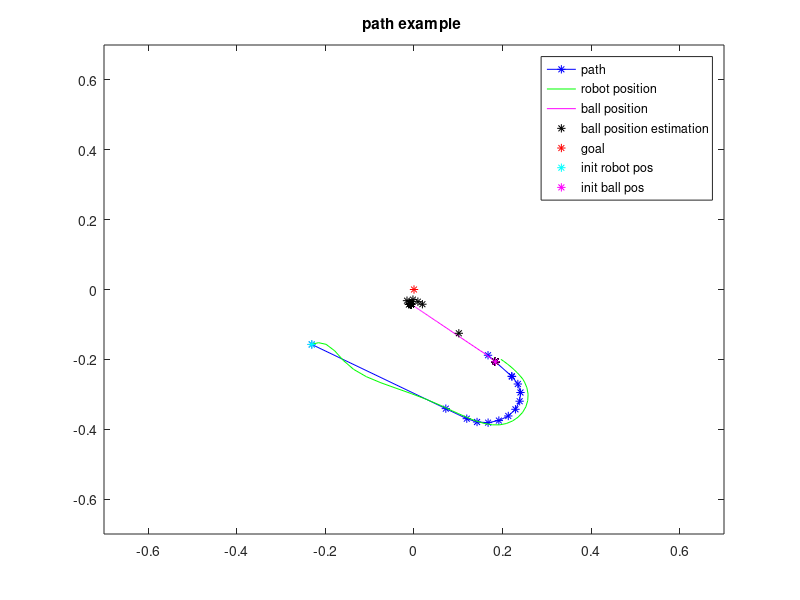

Recreate this plot in MATLAB.
% path example for soccer robot project on vrep 
% Romain Chiappinelli A0145192H
% 18.03.16

clc; clear all; close all;

goal=[0.0, 0.0]';
    
path=[ -0.15730347  -0.34110006  -0.36983788  -0.37932073  -0.38118151  -0.37523807  -0.3620722   -0.34297267  -0.31980908  -0.29484882  -0.2705352   -0.2492482   -0.24833651  -0.18823647;
   0.23088424  -0.07184241  -0.11917574  -0.14233934  -0.16729959  -0.19161321  -0.21290021  -0.22907688  -0.23855973  -0.2404205   -0.23447707  -0.2213112   -0.22051391  -0.16714723];
robotPos=[-0.15730399 -0.15604904 -0.15226425 -0.1569636  -0.17548062 -0.20289882 -0.22861405 -0.24959035 -0.26702458 -0.28267264 -0.29796028 -0.31413653 -0.33172917 -0.34752038 -0.35579637 -0.36649019 -0.3761912  -0.38339534 -0.38742638 -0.3875027  -0.38373387 -0.3763454  -0.36560953 -0.35185736 -0.33581677 -0.31813717 -0.29967889 -0.28117982 -0.26487786 -0.25617304 -0.2471083  -0.23824696 -0.22962591 -0.22132167 -0.21334243 -0.20571294 -0.20001462 -0.19978778 -0.19978788 -0.19978951 -0.19978978 -0.1997894  -0.19978829 -0.19978675 -0.1997858  -0.19978583 -0.19978538 -0.19978556 -0.19978605 -0.19978663 -0.19978651 -0.1997865  -0.19978628 -0.19978674 -0.1997868  -0.19978625 -0.1997861  -0.1997861  -0.19978638 -0.19978656 -0.19978705 -0.19978711 -0.1997873  -0.19978806 -0.19978812 -0.19978806 -0.19978929 -0.19978987 -0.19979057 -0.19979154 -0.19979128 -0.19979164 -0.19979124 -0.19979075 -0.19979097 -0.1997913  -0.19979152 -0.19979243 -0.19979148 -0.1997923  -0.19979271 -0.19979341 -0.19979207 -0.19979116 -0.19979146 -0.19979137 -0.19979131 -0.19979179 -0.19979247 -0.19979265 -0.19979319 -0.19979414 -0.19979368 -0.19979429 -0.1997945  -0.1997955  -0.1997948  -0.19979483 -0.19979498 -0.19979484 -0.19979523 -0.19979587 -0.19979677 -0.19979665 -0.19979709 -0.19979775 -0.19979773 -0.19979726 -0.19979799 -0.19979654 -0.19979571 -0.19979601 -0.19979647 -0.1997951  -0.19979523 -0.19979504 -0.19979557 -0.19979618 -0.19979703 -0.19979762 -0.19979766 -0.19979641 -0.19979654 -0.19979654 -0.19979733 -0.19979724 -0.19979717 -0.19979757 -0.19979826 -0.19979796 -0.19979875 -0.19979894 -0.19979826 -0.19979881 -0.19979852 -0.19979791 -0.19979788 -0.19979848 -0.19979796 -0.19979784 -0.19979808 -0.1997982  -0.19979802 -0.1997987  -0.19979814 -0.19979914 -0.19979887 -0.19979927 -0.19979943 -0.19979993 -0.19980064 -0.19980116 -0.19980122 -0.19980106 -0.19980142 -0.19980186 -0.19980258 -0.19980292 -0.19980347 -0.19980362 -0.19980414 -0.19980496 -0.19980446 -0.1998053  -0.19980434 -0.19980511 -0.19980602 -0.19980611 -0.19980665 -0.19980668 -0.19980691 -0.19980684 -0.19980766 -0.19980749 -0.19980685 -0.19980703 -0.19980797 -0.19980788 -0.19980791 -0.19980763 -0.19980694 -0.19980648 -0.199806   -0.199807   -0.1998069  -0.19980696 -0.1998066  -0.19980717 -0.1998072  -0.19980815 -0.19980821 -0.19980857 -0.19980814 -0.1998082  -0.19980784 -0.19980791 -0.19980764 -0.19980796 -0.19980834 -0.19980875;
  0.23088369  0.22836848  0.21551391  0.19853452  0.17911637  0.15975067  0.13638391  0.10763969  0.0747921   0.04043515  0.00624469 -0.02726218 -0.05991335 -0.08666867 -0.10106589 -0.12019961 -0.13911697 -0.15833056 -0.17686471 -0.19353792 -0.20851585 -0.22261003 -0.23494294 -0.24524632 -0.25261033 -0.2568019  -0.25758764 -0.25494307 -0.24956366 -0.24547832 -0.23955587 -0.23307887 -0.2261283  -0.21873359 -0.21097116 -0.20287964 -0.19636488 -0.1963647  -0.19636366 -0.19636182 -0.19636388 -0.19636533 -0.19636518 -0.19636527 -0.19636597 -0.19636548 -0.19636521 -0.19636399 -0.19636407 -0.19636387 -0.19636352 -0.19636244 -0.19636151 -0.19636142 -0.19636224 -0.19636175 -0.19636136 -0.19636092 -0.1963608  -0.19636022 -0.19635962 -0.19636007 -0.19635925 -0.19635901 -0.19635835 -0.19635814 -0.19635779 -0.19635747 -0.196357   -0.19635588 -0.19635543 -0.19635481 -0.19635454 -0.19635376 -0.19635336 -0.19635323 -0.19635226 -0.19635208 -0.19635271 -0.19635314 -0.19635285 -0.19635226 -0.19635248 -0.19635192 -0.19635168 -0.19635016 -0.19635104 -0.19635035 -0.19635004 -0.19634928 -0.19634911 -0.1963481  -0.1963478  -0.19634765 -0.19634613 -0.19634603 -0.19634601 -0.19634546 -0.19634473 -0.19634458 -0.1963439  -0.19634426 -0.19634345 -0.19634268 -0.19634232 -0.19634122 -0.19634101 -0.19634163 -0.19634186 -0.19634126 -0.19634153 -0.19634232 -0.19634138 -0.19634241 -0.1963422  -0.19634144 -0.19634113 -0.19633976 -0.19633898 -0.1963385  -0.1963384  -0.19633767 -0.19633767 -0.19633734 -0.19633724 -0.19633651 -0.19633675 -0.19633614 -0.19633606 -0.19633567 -0.19633648 -0.19633578 -0.19633546 -0.1963347  -0.19633406 -0.19633408 -0.19633344 -0.19633316 -0.19633278 -0.19633208 -0.19633266 -0.19633153 -0.1963314  -0.19633113 -0.1963298  -0.19632979 -0.19632904 -0.19632891 -0.19632825 -0.19632737 -0.1963273  -0.19632652 -0.19632664 -0.19632585 -0.19632603 -0.19632526 -0.19632491 -0.19632389 -0.19632432 -0.19632334 -0.19632192 -0.19632202 -0.1963204  -0.19632076 -0.19632092 -0.19632041 -0.19632004 -0.19631962 -0.19631922 -0.19631912 -0.19631898 -0.19631875 -0.19631764 -0.19631758 -0.19631734 -0.19631734 -0.19631627 -0.19631651 -0.1963163  -0.19631635 -0.19631611 -0.19631587 -0.1963149  -0.19631504 -0.19631408 -0.19631341 -0.19631442 -0.19631381 -0.19631407 -0.19631366 -0.19631353 -0.19631314 -0.19631384 -0.19631353 -0.1963127  -0.19631258 -0.1963124  -0.19631147 -0.19631135 -0.19631104];
ballPos=[ -2.06930280e-01  -2.06930280e-01  -2.06930280e-01  -2.06930280e-01  -2.06930280e-01  -2.06930280e-01  -2.06930280e-01  -2.06930280e-01  -2.06930280e-01  -2.06930280e-01  -2.06930280e-01  -2.06930280e-01  -2.06930280e-01  -2.06930280e-01  -2.06930280e-01  -2.06930280e-01  -2.06930280e-01  -2.06930280e-01  -2.06930280e-01  -2.06930280e-01  -2.06930280e-01  -2.06930280e-01  -2.06930280e-01  -2.06930280e-01  -2.06930280e-01  -2.06930280e-01  -2.06930280e-01  -2.06930280e-01  -2.06930280e-01  -2.06930280e-01  -2.06930280e-01  -2.03218058e-01  -1.95869476e-01  -1.88626140e-01  -1.81383342e-01  -1.74919620e-01  -1.68780416e-01  -1.62923798e-01  -1.57336801e-01  -1.52007118e-01  -1.46923050e-01  -1.42072961e-01  -1.37446210e-01  -1.33032590e-01  -1.28821954e-01  -1.24805093e-01  -1.20973229e-01  -1.17317572e-01  -1.13830127e-01  -1.10503174e-01  -1.07329287e-01  -1.04301438e-01  -1.01412967e-01  -9.86573845e-02  -9.60285887e-02  -9.35207903e-02  -9.11284387e-02  -8.88462439e-02  -8.66691172e-02  -8.45922679e-02  -8.26110989e-02  -8.07211846e-02  -7.89182708e-02  -7.71983936e-02  -7.55576938e-02  -7.39925057e-02  -7.24994093e-02  -7.10749775e-02  -6.97160661e-02  -6.84196874e-02  -6.71829656e-02  -6.60031289e-02  -6.48775697e-02  -6.38038367e-02  -6.27795383e-02  -6.18023761e-02  -6.08702004e-02  -5.99809960e-02  -5.91329560e-02  -5.83239570e-02  -5.75521477e-02  -5.68158738e-02  -5.61134890e-02  -5.54434173e-02  -5.48041873e-02  -5.41943535e-02  -5.36127016e-02  -5.30578606e-02  -5.25285304e-02  -5.20235598e-02  -5.15418053e-02  -5.10822311e-02  -5.06438017e-02  -5.02256081e-02  -4.98267300e-02  -4.94461991e-02  -4.90831845e-02  -4.87368852e-02  -4.84065004e-02  -4.80914339e-02  -4.77908440e-02  -4.75040637e-02  -4.72304970e-02  -4.69695777e-02  -4.67206724e-02  -4.64832261e-02  -4.62566800e-02  -4.60406207e-02  -4.58344370e-02  -4.56377193e-02  -4.54501100e-02  -4.52711210e-02  -4.51003574e-02  -4.49374989e-02  -4.47821505e-02  -4.46339548e-02  -4.44925800e-02  -4.43576910e-02  -4.42290381e-02  -4.41063121e-02  -4.39892821e-02  -4.38775606e-02  -4.37710956e-02  -4.36693802e-02  -4.35724780e-02  -4.34800349e-02  -4.33918014e-02  -4.33076583e-02  -4.32274342e-02  -4.31509130e-02  -4.30779159e-02  -4.30082865e-02  -4.29418460e-02  -4.28784415e-02  -4.28179540e-02  -4.27602753e-02  -4.27052937e-02  -4.26529199e-02  -4.26027551e-02  -4.25549597e-02  -4.25095484e-02  -4.24660221e-02  -4.24245521e-02  -4.23851311e-02  -4.23472635e-02  -4.23114784e-02  -4.22769636e-02  -4.22444418e-02  -4.22130488e-02  -4.21833917e-02  -4.21549641e-02  -4.21278141e-02  -4.21023108e-02  -4.20773812e-02  -4.20539640e-02  -4.20318693e-02  -4.20102552e-02  -4.19899449e-02  -4.19708490e-02  -4.19522487e-02  -4.19344939e-02  -4.19178084e-02  -4.19021212e-02  -4.18867730e-02  -4.18720320e-02  -4.18581851e-02  -4.18451652e-02  -4.18329202e-02  -4.18208838e-02  -4.18091491e-02  -4.17981222e-02  -4.17877398e-02  -4.17779908e-02  -4.17688228e-02  -4.17601988e-02  -4.17514667e-02  -4.17429060e-02  -4.17348407e-02  -4.17272709e-02  -4.17201407e-02  -4.17134315e-02  -4.17071134e-02  -4.17011715e-02  -4.16955873e-02  -4.16903384e-02  -4.16854024e-02  -4.16800566e-02  -4.16747890e-02  -4.16698530e-02  -4.16652448e-02  -4.16609049e-02  -4.16568294e-02  -4.16529775e-02  -4.16493416e-02  -4.16459180e-02  -4.16426994e-02  -4.16396782e-02  -4.16368656e-02  -4.16342355e-02  -4.16317657e-02
  -1.83746710e-01  -1.83746710e-01  -1.83746710e-01  -1.83746710e-01  -1.83746710e-01  -1.83746710e-01  -1.83746710e-01  -1.83746666e-01  -1.83746666e-01  -1.83746710e-01  -1.83746710e-01  -1.83746710e-01  -1.83746710e-01  -1.83746710e-01  -1.83746710e-01  -1.83746710e-01  -1.83746666e-01  -1.83746666e-01  -1.83746710e-01  -1.83746710e-01  -1.83746710e-01  -1.83746710e-01  -1.83746710e-01  -1.83746710e-01  -1.83746710e-01  -1.83746666e-01  -1.83746666e-01  -1.83746725e-01  -1.83746725e-01  -1.83746725e-01  -1.83746725e-01  -1.79993331e-01  -1.72688365e-01  -1.65150538e-01  -1.57504439e-01  -1.49316996e-01  -1.42109796e-01  -1.35234565e-01  -1.28675953e-01  -1.22419313e-01  -1.16450928e-01  -1.10756978e-01  -1.05325021e-01  -1.00143239e-01  -9.51996744e-02  -9.04835910e-02  -8.59847292e-02  -8.16927329e-02  -7.75982141e-02  -7.36921206e-02  -6.99657649e-02  -6.64109215e-02  -6.30197376e-02  -5.97846583e-02  -5.66985384e-02  -5.37545308e-02  -5.09461053e-02  -4.82669771e-02  -4.57111970e-02  -4.32730950e-02  -4.09472287e-02  -3.87284234e-02  -3.66117172e-02  -3.45924199e-02  -3.26660387e-02  -3.08282971e-02  -2.90751997e-02  -2.74027139e-02  -2.58071683e-02  -2.42850613e-02  -2.28330381e-02  -2.14478485e-02  -2.01264061e-02  -1.88657660e-02  -1.76631212e-02  -1.65158156e-02  -1.54213188e-02  -1.43771870e-02  -1.33810965e-02  -1.24308411e-02  -1.15243057e-02  -1.06594991e-02  -9.83451121e-03  -9.04751103e-03  -8.29672441e-03  -7.58048519e-03  -6.89721247e-03  -6.24540541e-03  -5.62360836e-03  -5.03043644e-03  -4.46456205e-03  -3.92470742e-03  -3.40971281e-03  -2.91843596e-03  -2.44977488e-03  -2.00267765e-03  -1.57616625e-03  -1.16928911e-03  -7.81127601e-04  -4.10841632e-04  -5.76146049e-05   2.79342494e-04   6.00773492e-04   9.07413487e-04   1.19993777e-03   1.47898868e-03   1.74518698e-03   1.99913583e-03   2.24138470e-03   2.47249240e-03   2.69298651e-03   2.90334364e-03   3.10402038e-03   3.29546258e-03   3.47807002e-03   3.65227647e-03   3.81847285e-03   3.97703424e-03   4.12830617e-03   4.27262159e-03   4.41029808e-03   4.54163644e-03   4.66694357e-03   4.78646439e-03   4.90049412e-03   5.00927214e-03   5.11303591e-03   5.21203317e-03   5.30647952e-03   5.39657986e-03   5.48253674e-03   5.56452852e-03   5.64274378e-03   5.71736414e-03   5.78856701e-03   5.85651677e-03   5.92133449e-03   5.98316034e-03   6.04215730e-03   6.09845156e-03   6.15215860e-03   6.20339718e-03   6.25228276e-03   6.29891595e-03   6.34339172e-03   6.38581952e-03   6.42631948e-03   6.46494981e-03   6.50178920e-03   6.53693546e-03   6.57048309e-03   6.60248706e-03   6.63303817e-03   6.66220207e-03   6.69001788e-03   6.71655219e-03   6.74189255e-03   6.76606456e-03   6.78912643e-03   6.81111822e-03   6.83211070e-03   6.85214391e-03   6.87125698e-03   6.88947365e-03   6.90684980e-03   6.92342827e-03   6.93923142e-03   6.95428392e-03   6.96863234e-03   6.98231393e-03   6.99536270e-03   7.00781494e-03   7.01969722e-03   7.03102071e-03   7.04182032e-03   7.05210865e-03   7.06192339e-03   7.07130786e-03   7.08027091e-03   7.08881114e-03   7.09694531e-03   7.10471207e-03   7.11210584e-03   7.11917644e-03   7.12592294e-03   7.13235606e-03   7.13850185e-03   7.14436453e-03   7.14997202e-03   7.15531316e-03   7.16040516e-03   7.16526806e-03   7.16990093e-03   7.17431912e-03   7.17853289e-03   7.18256831e-03   7.18643051e-03   7.19012320e-03   7.19364081e-03   7.19698891e-03];
goalEstim=[-0.20693028 -0.20693028 -0.20693028 -0.20693028 -0.20693028 -0.20693028 -0.20693028 -0.20693028 -0.20693028 -0.20693028 -0.20693028 -0.20693028 -0.20693028 -0.20693028 -0.20693028 -0.20693028 -0.20693028 -0.20693028 -0.20693028 -0.20693028 -0.20693028 -0.20693028 -0.20693028 -0.20693028 -0.20693028 -0.20693028 -0.20693028 -0.20693028 -0.20693028 -0.20693028 -0.20693028 -0.12532486 -0.04211668 -0.03486716 -0.02883908 -0.03195431 -0.04298624 -0.04003612 -0.04010594 -0.04017441 -0.04024413 -0.04030272 -0.04036245 -0.04042178 -0.04047008 -0.04051955 -0.04056972 -0.0406112  -0.04065332 -0.04069402 -0.04073205 -0.04076866 -0.04080458 -0.04083773 -0.04086941 -0.04090024 -0.04093024 -0.04095908 -0.04098671 -0.04101373 -0.04103996 -0.04106492 -0.04108768 -0.04110995 -0.04113081 -0.04115021 -0.0411699  -0.04118621 -0.04120221 -0.04121799 -0.04123316 -0.04124697 -0.04126019 -0.04127357 -0.04128655 -0.04129865 -0.04131039 -0.04132243 -0.04133705 -0.04134869 -0.04135754 -0.04136666 -0.04137549 -0.04138355 -0.04139123 -0.04139838 -0.04140725 -0.04141553 -0.04142186 -0.04142787 -0.04143334 -0.04143885 -0.04144439 -0.04145042 -0.04145671 -0.04146159 -0.04146611 -0.0414705  -0.04147416 -0.04147978 -0.04148383 -0.0414868  -0.04149028 -0.04149437 -0.0414979  -0.04150095 -0.04150331 -0.04150668 -0.04150859 -0.04151011 -0.04151306 -0.04151544 -0.04151731 -0.04151996 -0.04152253 -0.04152434 -0.04152608 -0.04152738 -0.04152931 -0.0415311  -0.04153334 -0.04153381 -0.04153636 -0.04153614 -0.04153831 -0.04154033 -0.04154073 -0.04154186 -0.04154378 -0.04154521 -0.04154619 -0.04154726 -0.04154784 -0.04154814 -0.04154867 -0.04154973 -0.04155138 -0.04155353 -0.04155132 -0.04155163 -0.04155552 -0.04155398 -0.04155403 -0.0415571  -0.04155438 -0.04155849 -0.04155497 -0.04155954 -0.04155671 -0.04155927 -0.04155922 -0.04155832 -0.04156458 -0.04155795 -0.04156036 -0.04156672 -0.04155996 -0.04156186 -0.04156838 -0.04156443 -0.04156195 -0.04156608 -0.04157148 -0.04156725 -0.04156336 -0.04156627 -0.04157083 -0.04157498 -0.04157066 -0.04156454 -0.04156572 -0.041569   -0.04157242 -0.04157566 -0.04157846 -0.04157157 -0.0415647  -0.04156487 -0.04156761 -0.04157001 -0.04157213 -0.04157398 -0.04170117 -0.04169559 -0.04169034 -0.0416854  -0.04168006 -0.04167479 -0.04166985 -0.04166524 -0.0416609  -0.04165683 -0.04165298 -0.04164934 -0.04164592 -0.0416427  -0.04163968 -0.04163687 -0.04163424 -0.04163177;
 -0.18374671 -0.18374671 -0.18374671 -0.18374671 -0.18374671 -0.18374671 -0.18374671 -0.18374667 -0.18374667 -0.18374671 -0.18374671 -0.18374671 -0.18374671 -0.18374671 -0.18374671 -0.18374671 -0.18374667 -0.18374667 -0.18374671 -0.18374671 -0.18374671 -0.18374671 -0.18374671 -0.18374671 -0.18374671 -0.18374667 -0.18374667 -0.18374673 -0.18374673 -0.18374673 -0.18374673 -0.10123623 -0.01896954 -0.00874801  0.00238782  0.01583412  0.01154948  0.00902877  0.00894324  0.00886276  0.00878275  0.00871753  0.0086523   0.00858538  0.00853024  0.00847343  0.00841455  0.00836576  0.00831661  0.00826904  0.00822413  0.00818026  0.00813725  0.0080971   0.00805772  0.00801959  0.00798306  0.00794883  0.00791652  0.00788518  0.00785581  0.00782823  0.00780274  0.00777794  0.00775483  0.00773277  0.00770987  0.00769085  0.00767206  0.00765324  0.0076348   0.00761766  0.0076014   0.00758593  0.00757166  0.00755797  0.00754435  0.00753133  0.00751844  0.00750818  0.00749761  0.00748661  0.00747619  0.00746619  0.00745691  0.00744839  0.00743924  0.00743127  0.00742368  0.00741608  0.00740925  0.00740286  0.00739647  0.00738974  0.00738376  0.00737875  0.00737331  0.00736815  0.00736371  0.00735828  0.00735432  0.00734987  0.00734533  0.0073413   0.00733793  0.00733432  0.00733099  0.00732739  0.00732489  0.00732189  0.0073192   0.00731727  0.00731486  0.00731223  0.00730973  0.0073076   0.00730572  0.00730416  0.00730225  0.00730072  0.00729888  0.00729792  0.00729558  0.00729524  0.00729243  0.00729177  0.00729058  0.00728909  0.00728797  0.00728709  0.00728613  0.00728495  0.00728402  0.00728321  0.00728254  0.00728206  0.00728119  0.00728008  0.00728108  0.00727929  0.00727809  0.0072796   0.00727774  0.00727668  0.00727805  0.00727428  0.00727801  0.00727341  0.00727679  0.00727285  0.00727504  0.00727418  0.00727189  0.00727723  0.00727176  0.00727203  0.00727631  0.00727163  0.00727154  0.00727463  0.00727259  0.00727113  0.00727108  0.0072738   0.00727199  0.00727014  0.00726988  0.0072693   0.00727162  0.00727075  0.00726829  0.00726836  0.00726819  0.00726797  0.0072678   0.00727069  0.00726908  0.00726758  0.00726763  0.00726757  0.00726719  0.00726722  0.00711211  0.00711918  0.00712592  0.00713236  0.0071385   0.00714436  0.00714997  0.00715531  0.00716041  0.00716527  0.0071699   0.00717432  0.00717853  0.00718257  0.00718643  0.00719012  0.00719364  0.00719699];
         

% path=[ -1.42203510e-01  -3.00842573e-01  -3.32415782e-01  -3.44491452e-01  -3.49201257e-01  -3.46084170e-01  -3.35445311e-01  -3.18326087e-01  -2.96402246e-01  -2.71819848e-01  -2.46985187e-01  -2.40332972e-01  -1.69039462e-01;
%     2.75346726e-01   7.11692508e-02   3.05327402e-02   8.60889970e-03  -1.59734990e-02  -4.08081593e-02  -6.34640918e-02  -8.17235759e-02  -9.37992460e-02  -9.85090515e-02  -9.53919637e-02  -9.31442913e-02  -6.55135282e-02];
% robotPos=[-0.14220463 -0.14054081 -0.13730986 -0.13972008 -0.15279654 -0.18005702 -0.20959321 -0.2347987  -0.25609902 -0.27434975 -0.2909134  -0.30455011 -0.30828369 -0.31641394 -0.32619601 -0.3377226  -0.34807724 -0.35395071 -0.35499352 -0.35258314 -0.34638274 -0.33636504 -0.32311466 -0.30748641 -0.29013082 -0.27183062 -0.25516078 -0.24738593 -0.23955114 -0.23173153 -0.22395845 -0.21627486 -0.20868111 -0.20123264 -0.19549091 -0.19527242 -0.19527724 -0.19527873 -0.19528022 -0.19528197 -0.19528252 -0.1952844  -0.19528766 -0.19528601 -0.19528343 -0.19528306 -0.19528128 -0.19527842 -0.195279   -0.19528064 -0.19528088 -0.1952818  -0.19528048 -0.19527891 -0.19528009 -0.19528086 -0.19528171 -0.19528237 -0.1952821  -0.1952818  -0.1952832  -0.19528209 -0.19528246 -0.19528309 -0.19528371 -0.19528306 -0.19528404 -0.19528487 -0.19528559 -0.19528362 -0.19528411 -0.19528492 -0.19528438 -0.19528368 -0.1952839  -0.19528361 -0.19528344 -0.19528279 -0.19528188 -0.19528218 -0.19528225 -0.1952827  -0.19528197 -0.1952837  -0.19528408 -0.1952838  -0.19528428 -0.19528511 -0.19528547 -0.19528505 -0.19528639 -0.19528601 -0.19528535 -0.19528635 -0.19528571 -0.19528632 -0.19528715 -0.19528623 -0.19528754 -0.19528861 -0.19528946 -0.19529021 -0.19529037 -0.19529109 -0.19529125 -0.19529079 -0.19529051 -0.19528998 -0.19529083 -0.19528896 -0.19528878 -0.19528824 -0.19528833 -0.19528909 -0.19528915 -0.19528747 -0.19528738 -0.19528751 -0.19528912 -0.19529009 -0.19528984 -0.19528915 -0.19528809 -0.19528802 -0.19528785 -0.1952877  -0.19528779 -0.19528881 -0.19528921 -0.19528796 -0.19528706 -0.1952879  -0.19528782 -0.19528766 -0.19528596 -0.19528601 -0.19528612 -0.19528595 -0.19528677 -0.19528703 -0.19528854 -0.19528866 -0.19528976 -0.19529054 -0.19529106 -0.19529191 -0.19529241 -0.19529179 -0.19529334 -0.1952927  -0.1952927  -0.19529386 -0.19529405 -0.19529453 -0.1952948  -0.19529608 -0.19529724 -0.19529796 -0.19529784 -0.19529799 -0.19529878 -0.19529863 -0.19529977 -0.19529971 -0.19530094 -0.19530147 -0.19530138 -0.19530116 -0.19530091 -0.19530043 -0.19530115 -0.19530202 -0.19530222 -0.1953028  -0.19530328 -0.19530271 -0.19530272 -0.19530338 -0.19530234 -0.19530311 -0.19530348 -0.1953043  -0.19530419 -0.19530413 -0.19530459 -0.19530573 -0.19530556 -0.19530678 -0.19530746 -0.19530694 -0.19530652 -0.19530585 -0.19530645 -0.19530615 -0.19530571 -0.19530627 -0.1953055  -0.19530636 -0.19530636 -0.19530675 -0.19530734;
%     0.27534908  0.27295759  0.26590726  0.25488937  0.24123783  0.22587208  0.20787887  0.18423441  0.15507464  0.12256755  0.08869112  0.05925278  0.04976269  0.02993972  0.01211728 -0.00530982 -0.02210704 -0.03728503 -0.05053998 -0.06411978 -0.0773159  -0.09003051 -0.10091303 -0.10906525 -0.11410238 -0.11576102 -0.11409305 -0.11207928 -0.109414   -0.10648306 -0.10333776 -0.09997819 -0.09639937 -0.09262525 -0.08969533 -0.08949868 -0.08949713 -0.08949748 -0.08949644 -0.08949492 -0.08949287 -0.08949246 -0.08949147 -0.08949182 -0.08949074 -0.08949072 -0.08948959 -0.08949059 -0.0894896  -0.08948977 -0.08948938 -0.08949008 -0.08948957 -0.08949082 -0.08948999 -0.08948942 -0.08948959 -0.08948934 -0.08948883 -0.0894895  -0.08948928 -0.08948956 -0.08948942 -0.08948903 -0.08948901 -0.08948906 -0.08948811 -0.08948804 -0.0894881  -0.08948743 -0.08948762 -0.08948795 -0.08948775 -0.08948724 -0.08948655 -0.08948629 -0.08948594 -0.08948453 -0.08948509 -0.08948259 -0.08948335 -0.08948334 -0.08948116 -0.089479   -0.08947937 -0.08947751 -0.08947644 -0.08947536 -0.08947261 -0.08947062 -0.08946924 -0.08946712 -0.08946647 -0.0894659  -0.08946271 -0.08946111 -0.08945818 -0.08945739 -0.08945655 -0.08945541 -0.08945311 -0.08945158 -0.08945022 -0.08944781 -0.08944712 -0.08944577 -0.08944427 -0.08944239 -0.08944134 -0.08943991 -0.08943902 -0.08943734 -0.08943538 -0.08943436 -0.08943279 -0.08943208 -0.08943036 -0.08942956 -0.08942787 -0.08942693 -0.08942587 -0.0894236  -0.08942305 -0.08942135 -0.08942005 -0.08941964 -0.08941766 -0.08941645 -0.08941554 -0.08941584 -0.0894137  -0.08941258 -0.0894119  -0.08940992 -0.08940943 -0.08940755 -0.08940579 -0.08940499 -0.08940354 -0.08940022 -0.08939913 -0.08939837 -0.08939619 -0.08939483 -0.08939388 -0.08939259 -0.08939166 -0.0893903  -0.0893888  -0.08938791 -0.08938633 -0.08938468 -0.08938418 -0.08938174 -0.08938016 -0.08937885 -0.08937694 -0.08937518 -0.08937417 -0.08937294 -0.08937186 -0.08937013 -0.08936901 -0.08936772 -0.08936635 -0.08936436 -0.08936302 -0.08936103 -0.08935881 -0.089357   -0.08935577 -0.08935618 -0.08935523 -0.0893534  -0.08935214 -0.08935099 -0.08934841 -0.08934727 -0.08934592 -0.08934443 -0.0893432  -0.08934156 -0.0893404  -0.08933841 -0.08933613 -0.08933537 -0.08933248 -0.08933142 -0.08932941 -0.08932911 -0.08932701 -0.08932731 -0.08932562 -0.08932336 -0.0893219  -0.08932076 -0.08932061 -0.08931793 -0.08931647 -0.0893151  -0.08931355];
% ballPos=[-0.19235    -0.19235    -0.19235    -0.19235    -0.19235    -0.19235    -0.19235    -0.19235    -0.19235    -0.19235    -0.19235    -0.19235    -0.19235    -0.19235    -0.19235    -0.19235    -0.19235    -0.19235    -0.19235    -0.19235    -0.19235    -0.19235    -0.19235    -0.19235    -0.19235    -0.19235    -0.19235    -0.19235    -0.19098219 -0.18373546 -0.17656174 -0.16943076 -0.16221866 -0.15517358 -0.14864337 -0.14241369 -0.13647066 -0.1308012  -0.12539265 -0.120233   -0.11531077 -0.11061506 -0.10613545 -0.10186203 -0.09778525 -0.09389608 -0.09018591 -0.0866465  -0.08326997 -0.08004882 -0.07697593 -0.07404444 -0.07124786 -0.06857999 -0.06603487 -0.06360687 -0.06129063 -0.05908096 -0.05697297 -0.05496197 -0.05304351 -0.05121332 -0.04946736 -0.04780175 -0.04621278 -0.04469695 -0.04325088 -0.04187137 -0.04055536 -0.0393002  -0.03810295 -0.03696078 -0.03587114 -0.03483163 -0.03383996 -0.03289392 -0.03199141 -0.03113041 -0.03030903 -0.02952541 -0.02877784 -0.0280647  -0.02738439 -0.0267356  -0.02611667 -0.02552623 -0.02496291 -0.02442552 -0.02391287 -0.02342378 -0.02295721 -0.02251221 -0.02208771 -0.02168272 -0.02129636 -0.02092777 -0.02057615 -0.02024074 -0.01992087 -0.01961571 -0.0193246  -0.01904687 -0.01878199 -0.0185293  -0.01828822 -0.01805824 -0.01783887 -0.0176296  -0.01742994 -0.01723954 -0.01705784 -0.0168846  -0.01671929 -0.01656158 -0.01641116 -0.01626766 -0.01613074 -0.01600016 -0.01587559 -0.01575673 -0.01564333 -0.01553524 -0.01543203 -0.01533366 -0.01523983 -0.0151502  -0.01506478 -0.01498331 -0.0149056  -0.01483149 -0.01476078 -0.01469331 -0.01462894 -0.01456752 -0.01450895 -0.0144531  -0.01439991 -0.01434907 -0.01430051 -0.01425434 -0.01421023 -0.01416808 -0.01412817 -0.01408969 -0.01405338 -0.01401841 -0.01398539 -0.01395354 -0.01392359 -0.01389457 -0.01386719 -0.01384107 -0.01381593 -0.0137923  -0.01376955 -0.01374775 -0.01372728 -0.01370773 -0.01368869 -0.01367078 -0.0136539  -0.01363771 -0.01362184 -0.0136069  -0.01359284 -0.01357962 -0.01356676 -0.01355414 -0.01354226 -0.01353106 -0.01352053 -0.01351063 -0.01350131 -0.0134916  -0.01348252 -0.01347397 -0.01346593 -0.01345836 -0.01345123 -0.01344451 -0.01343821 -0.01343227 -0.01342609 -0.01341995 -0.0134142  -0.01340879 -0.01340371 -0.01339894 -0.01339446 -0.01339026 -0.01338632 -0.01338263 -0.01337916 -0.01337587 -0.01337279 -0.0133699  -0.01336717 -0.01336461 -0.0133622  -0.01335993 -0.0133578 ;
%     -0.07454783 -0.07454784 -0.07454784 -0.07454783 -0.07454783 -0.07454783 -0.07454784 -0.07454784 -0.07454783 -0.07454783 -0.07454784 -0.07454784 -0.07454784 -0.07454783 -0.07454783 -0.07454784 -0.07454784 -0.07454784 -0.07454783 -0.07454783 -0.07454784 -0.07454784 -0.07454784 -0.07454783 -0.07454783 -0.07454784 -0.07454784 -0.07454784 -0.07333717 -0.07004775 -0.06650646 -0.06279863 -0.05930132 -0.05608032 -0.0535268  -0.05109078 -0.04876682 -0.04654979 -0.04443478 -0.04241705 -0.04049211 -0.03865572 -0.03690384 -0.03523258 -0.03363823 -0.03211723 -0.03066623 -0.02928202 -0.02796156 -0.02670189 -0.02550023 -0.02435389 -0.02326032 -0.0222171  -0.02122189 -0.02027251 -0.01936684 -0.01850288 -0.0176787  -0.01689248 -0.01614243 -0.01542692 -0.01474438 -0.01409327 -0.01347215 -0.01287961 -0.01231436 -0.01177515 -0.01126079 -0.01077012 -0.01030204 -0.00985551 -0.00942953 -0.00902315 -0.0086355  -0.0082657  -0.00791292 -0.00757637 -0.00725529 -0.006949   -0.00665682 -0.0063781  -0.00611221 -0.00585857 -0.00561659 -0.00538574 -0.00516552 -0.00495544 -0.00475502 -0.00456384 -0.00438145 -0.00420745 -0.00404145 -0.0038831  -0.00373204 -0.00358792 -0.00345043 -0.00331926 -0.00319413 -0.00307476 -0.00296087 -0.00285226 -0.00274868 -0.00264987 -0.0025556  -0.00246568 -0.00237992 -0.00229812 -0.0022201  -0.00214568 -0.00207469 -0.00200698 -0.00194239 -0.00188077 -0.00182195 -0.00176584 -0.00171231 -0.00166124 -0.00161252 -0.00156606 -0.00152174 -0.00147946 -0.00143913 -0.00140067 -0.00136397 -0.00132894 -0.00129553 -0.00126366 -0.00123325 -0.00120424 -0.00117657 -0.00115018 -0.001125   -0.00110098 -0.00107804 -0.00105614 -0.00103527 -0.00101536 -0.00099634 -0.00097822 -0.00096095 -0.00094449 -0.0009288  -0.00091383 -0.00089954 -0.00088589 -0.00087286 -0.00086044 -0.00084857 -0.00083726 -0.00082646 -0.00081618 -0.00080636 -0.00079696 -0.00078799 -0.00077943 -0.00077126 -0.00076348 -0.00075607 -0.00074899 -0.00074225 -0.00073581 -0.00072967 -0.00072382 -0.00071822 -0.00071286 -0.00070776 -0.0007029  -0.00069827 -0.00069384 -0.00068961 -0.00068555 -0.00068167 -0.00067796 -0.00067442 -0.00067107 -0.00066787 -0.00066483 -0.00066192 -0.00065913 -0.00065645 -0.0006539  -0.00065147 -0.00064915 -0.00064698 -0.00064491 -0.00064294 -0.00064108 -0.00063931 -0.00063762 -0.00063602 -0.0006345  -0.00063306 -0.00063167 -0.00063034 -0.00062909 -0.00062789 -0.00062675 -0.00062567 -0.00062462 -0.00062362];
% goalEstim=[ -1.92350000e-01  -1.92350000e-01  -1.92350000e-01  -1.92350000e-01  -1.92350000e-01  -1.92350000e-01  -1.92350000e-01  -1.92350000e-01  -1.92350000e-01  -1.92350000e-01  -1.92350000e-01  -1.92350000e-01  -1.92350000e-01  -1.92350000e-01  -1.92350000e-01  -1.92350000e-01  -1.92350000e-01  -1.92350000e-01  -1.92350000e-01  -1.92350000e-01  -1.92350000e-01  -1.92350000e-01  -1.92350000e-01  -1.92350000e-01  -1.92350000e-01  -1.92350000e-01  -1.92350000e-01  -1.92350000e-01  -1.62137632e-01  -3.62132915e-02  -2.41326636e-02  -1.82595769e-02  -1.12060518e-02  -7.41878428e-03  -1.26897337e-02  -1.10409737e-02  -1.11429183e-02  -1.12424642e-02  -1.13360423e-02  -1.14252962e-02  -1.15096528e-02  -1.15910520e-02  -1.16686697e-02  -1.17432849e-02  -1.18134428e-02  -1.18805993e-02  -1.19451411e-02  -1.20067869e-02  -1.20652916e-02  -1.21208051e-02  -1.21742981e-02  -1.22249213e-02  -1.22730819e-02  -1.23194556e-02  -1.23629995e-02  -1.24048566e-02  -1.24454821e-02  -1.24831550e-02  -1.25195130e-02  -1.25537560e-02  -1.25865916e-02  -1.26181884e-02  -1.26483380e-02  -1.26771064e-02  -1.27045100e-02  -1.27308482e-02  -1.27559779e-02  -1.27799977e-02  -1.28032632e-02  -1.28307086e-02  -1.28549782e-02  -1.28745842e-02  -1.28926308e-02  -1.29103759e-02  -1.29275860e-02  -1.29436439e-02  -1.29590550e-02  -1.29736796e-02  -1.29874133e-02  -1.30004053e-02  -1.30131563e-02  -1.30257962e-02  -1.30378735e-02  -1.30535827e-02  -1.30645182e-02  -1.30749116e-02  -1.30835271e-02  -1.30930879e-02  -1.31019859e-02  -1.31098472e-02  -1.31179520e-02  -1.31278509e-02  -1.31358122e-02  -1.31423367e-02  -1.31486556e-02  -1.31549086e-02  -1.31610911e-02  -1.31674620e-02  -1.31751529e-02  -1.31804989e-02  -1.31855633e-02  -1.31902425e-02  -1.31962652e-02  -1.32005534e-02  -1.32042152e-02  -1.32084946e-02  -1.32128380e-02  -1.32164448e-02  -1.32195699e-02  -1.32243014e-02  -1.32261250e-02  -1.32312487e-02  -1.32333275e-02  -1.32357495e-02  -1.32388216e-02  -1.32416290e-02  -1.32433117e-02  -1.32462763e-02  -1.32487693e-02  -1.32503360e-02  -1.32519205e-02  -1.32555617e-02  -1.32557181e-02  -1.32590593e-02  -1.32612611e-02  -1.32601816e-02  -1.32631584e-02  -1.32653063e-02  -1.32668489e-02  -1.32684916e-02  -1.32698367e-02  -1.32704437e-02  -1.32714577e-02  -1.32722998e-02  -1.32737450e-02  -1.32751307e-02  -1.32783391e-02  -1.32770329e-02  -1.32765805e-02  -1.32803449e-02  -1.32803451e-02  -1.32792628e-02  -1.32861936e-02  -1.32788836e-02  -1.32869981e-02  -1.32814231e-02  -1.32884384e-02  -1.32823627e-02  -1.32914445e-02  -1.32832057e-02  -1.32894472e-02  -1.32902344e-02  -1.32860522e-02  -1.32933742e-02  -1.32901421e-02  -1.32881574e-02  -1.32951156e-02  -1.32954844e-02  -1.32877131e-02  -1.32926753e-02  -1.32977504e-02  -1.32964661e-02  -1.32877209e-02  -1.32915068e-02  -1.32961618e-02  -1.33005137e-02  -1.32958140e-02  -1.32885134e-02  -1.32914911e-02  -1.32948451e-02  -1.32981900e-02  -1.33014487e-02  -1.33045972e-02  -1.32880851e-02  -1.32907703e-02  -1.34739699e-02  -1.34659307e-02  -1.34583609e-02  -1.34512261e-02  -1.34445103e-02  -1.34382099e-02  -1.34322671e-02  -1.34260850e-02  -1.34199532e-02  -1.34141967e-02  -1.34087903e-02  -1.34037109e-02  -1.33989435e-02  -1.33944647e-02  -1.33902626e-02  -1.33863185e-02  -1.33826314e-02  -1.33791566e-02  -1.33758737e-02  -1.33727938e-02  -1.33698955e-02  -1.33671667e-02  -1.33646131e-02  -1.33622009e-02  -1.33599322e-02  -1.33578004e-02;
%     -7.45478347e-02  -7.45478421e-02  -7.45478421e-02  -7.45478347e-02  -7.45478347e-02  -7.45478347e-02  -7.45478421e-02  -7.45478421e-02  -7.45478347e-02  -7.45478347e-02  -7.45478421e-02  -7.45478421e-02  -7.45478421e-02  -7.45478347e-02  -7.45478347e-02  -7.45478421e-02  -7.45478421e-02  -7.45478421e-02  -7.45478347e-02  -7.45478347e-02  -7.45478421e-02  -7.45478421e-02  -7.45478421e-02  -7.45478347e-02  -7.45478347e-02  -7.45478421e-02  -7.45478421e-02  -7.45478421e-02  -4.78062495e-02   7.01535230e-03   5.69644795e-03   1.38095985e-02   1.65587707e-02   1.35451522e-02   4.30377345e-03   2.80353611e-04   2.40931704e-04   2.02821273e-04   1.66906798e-04   1.32704420e-04   1.00852913e-04   7.00214323e-05   4.00634644e-05   1.10970761e-05  -1.61783797e-05  -4.22563843e-05  -6.72935670e-05  -9.15875332e-05  -1.15078427e-04  -1.37494115e-04  -1.59040909e-04  -1.79511055e-04  -1.98801253e-04  -2.17273463e-04  -2.34580746e-04  -2.51452354e-04  -2.67894564e-04  -2.83151249e-04  -2.98037726e-04  -3.12116319e-04  -3.25347500e-04  -3.37974221e-04  -3.50368518e-04  -3.62360739e-04  -3.73616444e-04  -3.84132320e-04  -3.94118362e-04  -4.03921424e-04  -4.13599211e-04  -4.23570601e-04  -4.31523802e-04  -4.38947543e-04  -4.46313244e-04  -4.53305053e-04  -4.60367953e-04  -4.67210641e-04  -4.73366787e-04  -4.79066684e-04  -4.84492083e-04  -4.89664534e-04  -4.95074457e-04  -5.00401863e-04  -5.05076487e-04  -5.10343820e-04  -5.13826087e-04  -5.17622832e-04  -5.21200923e-04  -5.25242115e-04  -5.28567655e-04  -5.31900605e-04  -5.35335695e-04  -5.38584089e-04  -5.40923127e-04  -5.43549283e-04  -5.46381934e-04  -5.48827080e-04  -5.51121892e-04  -5.53283168e-04  -5.55669995e-04  -5.57414107e-04  -5.59281547e-04  -5.61460254e-04  -5.64291559e-04  -5.66085904e-04  -5.67644462e-04  -5.69393994e-04  -5.71304601e-04  -5.73036282e-04  -5.74599291e-04  -5.76456036e-04  -5.77322745e-04  -5.79348228e-04  -5.80112668e-04  -5.81241855e-04  -5.81971118e-04  -5.82664273e-04  -5.83418249e-04  -5.84381326e-04  -5.85130828e-04  -5.86046158e-04  -5.86977804e-04  -5.88119602e-04  -5.88361504e-04  -5.89803535e-04  -5.90241745e-04  -5.89984427e-04  -5.91111793e-04  -5.91616830e-04  -5.92030518e-04  -5.92520971e-04  -5.93123552e-04  -5.93543101e-04  -5.94043666e-04  -5.94317207e-04  -5.94581119e-04  -5.94601145e-04  -5.95320267e-04  -5.95017434e-04  -5.95354291e-04  -5.96405585e-04  -5.96339746e-04  -5.96892075e-04  -5.99017764e-04  -5.96781022e-04  -5.99650004e-04  -5.96937458e-04  -5.99407078e-04  -5.97119791e-04  -6.00068577e-04  -5.96999213e-04  -6.00016778e-04  -5.99128806e-04  -5.98597322e-04  -6.00326110e-04  -5.98042924e-04  -5.98526397e-04  -6.00192799e-04  -5.99209424e-04  -5.98332304e-04  -6.00778340e-04  -6.00688939e-04  -5.99713524e-04  -5.98579310e-04  -6.01098464e-04  -6.01044603e-04  -6.00762777e-04  -5.99154240e-04  -5.99102293e-04  -6.01147078e-04  -6.01113373e-04  -6.00935212e-04  -6.00699622e-04  -6.00457142e-04  -5.96686051e-04  -6.00450250e-04  -6.71069021e-04  -6.67874934e-04  -6.64830732e-04  -6.61922561e-04  -6.59127370e-04  -6.56454416e-04  -6.53899857e-04  -6.51465380e-04  -6.49154070e-04  -6.46975008e-04  -6.44907239e-04  -6.42942439e-04  -6.41079620e-04  -6.39305741e-04  -6.37621211e-04  -6.36018987e-04  -6.34500349e-04  -6.33055053e-04  -6.31665986e-04  -6.30342634e-04  -6.29087968e-04  -6.27889065e-04  -6.26752560e-04  -6.25666406e-04  -6.24623266e-04  -6.23620581e-04];
% 

R = [0 -1;1 0];
goal=R*goal;
path=R*path;
robotPos=R*robotPos;
ballPos=R*ballPos;
goalEstim=R*goalEstim;
plot(path(1,:), path(2,:), 'b-*', robotPos(1,:), robotPos(2,:), 'g', ballPos(1,:), ballPos(2,:), 'm', goalEstim(1,:), goalEstim(2,:), 'k*', goal(1), goal(2), 'r*', robotPos(1,1), robotPos(2,1), 'c*', ballPos(1,1), ballPos(2,1), 'm*')
axis([-.7,.7,-.7,.7])
title('path example ')
legend('path', 'robot position', 'ball position', 'ball position estimation', 'goal', 'init robot pos', 'init ball pos')